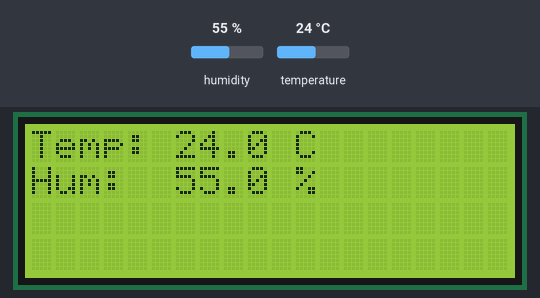
Bench run of a sketch on a simulated Arduino Uno, built with avr-gcc and run on an emulated ATmega328P. On the bench: 20×4 character LCD. The test bench sets the inputs (shaded band); at power-on: humidity 55 %, temperature 24 °C. What the sketch prints to the serial monitor is not drawn.

Above: at 2.6 s.
2.7 s: humidity set to 22 %
At 6.5 s:
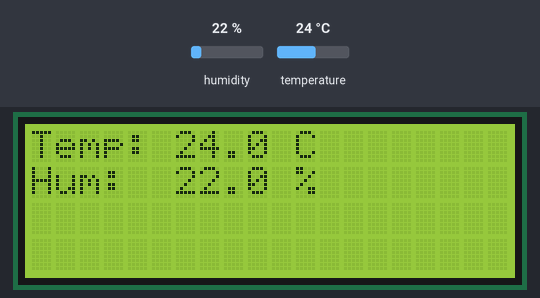
7.5 s: temperature set to 12 °C
At 10.8 s:
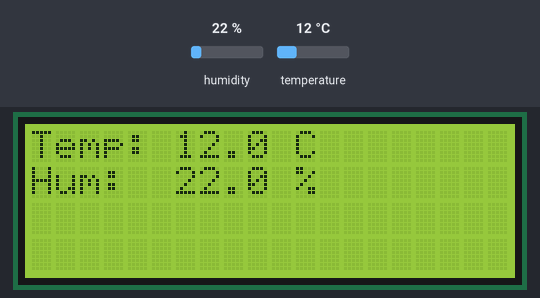
11.5 s: humidity set to 40 %
At 15.0 s:
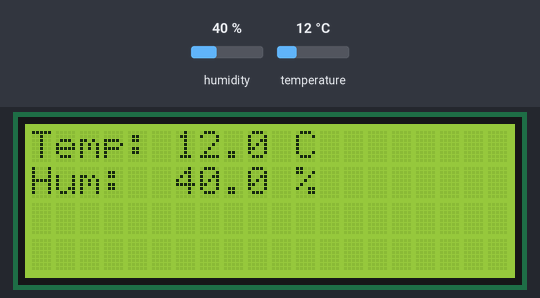
15.5 s: temperature set to 19 °C
Timing chart, 0 to 18.5 s (numbered marks = the images above; inputs shaded):
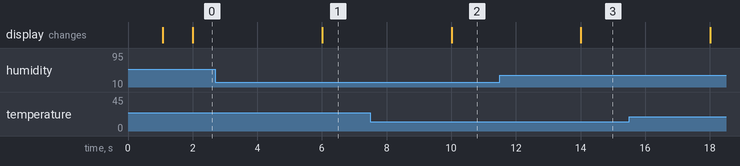

The sketch:

main.ino
```cpp
/*
 * Arduino Sensor Knoten (DHT22 + LCD)
 * -----------------------------------
 * Liest Temperatur und Luftfeuchtigkeit von einem DHT22 Sensor und zeigt den Status auf einem 20x4 LCD an.
 * Sendet Daten via Serial an einen Raspberry Pi und empfängt Display-Nachrichten.
 *
 * Hardware Verbindungen:
 * - LCD (4-bit Modus):
 *   - RS -> Pin 12
 *   - E  -> Pin 11
 *   - D4 -> Pin 5
 *   - D5 -> Pin 4
 *   - D6 -> Pin 3
 *   - D7 -> Pin 2
 *   - VSS-> GND, VDD-> 5V, V0-> Potentiometer (Kontrast), RW-> GND, A-> 5V, K-> GND
 *
 * - DHT22 Sensor:
 *   - Data -> Pin 6  ( GEÄNDERT von Pin 2 wegen Konflikt mit LCD D7 )
 *   - VCC  -> 5V
 *   - GND  -> GND
 *
 * Kommunikation:
 * - Baudrate: 115200
 * - TX: {"temp": 21.5, "hum": 45.2}
 * - RX: {"msg": "Regelung Aktiv"} -> Zeigt Nachricht auf LCD Zeile 4
 */

#include <LiquidCrystal.h>
#include <DHT.h>

// --- Pin Definitionen ---
// LCD Pins: RS, E, D4, D5, D6, D7
const int PIN_LCD_RS = 12;
const int PIN_LCD_E  = 11;
const int PIN_LCD_D4 = 5;
const int PIN_LCD_D5 = 4;
const int PIN_LCD_D6 = 3;
const int PIN_LCD_D7 = 2;

// DHT Sensor
const int PIN_DHT = 6;     // Verbunden mit Pin 6 um Konflikt mit LCD zu vermeiden
#define DHTTYPE DHT22

// --- Objekte ---
LiquidCrystal lcd(PIN_LCD_RS, PIN_LCD_E, PIN_LCD_D4, PIN_LCD_D5, PIN_LCD_D6, PIN_LCD_D7);
DHT dht(PIN_DHT, DHTTYPE);

// --- Globale Variablen ---
unsigned long lastReadTime = 0;
const long READ_INTERVAL = 2000; // Lese Sensor alle 2 Sekunden

void setup() {
  // Initialize Serial
  Serial.begin(115200);

  // Initialize LCD
  lcd.begin(20, 4);
  lcd.setCursor(0, 0);
  lcd.print("Raumautomation");
  lcd.setCursor(0, 1);
  lcd.print("Init Sensor...");

  // Initialize DHT
  dht.begin();

  delay(1000);
  lcd.clear();
  lcd.setCursor(0, 0);
  lcd.print("Temp: --.- C");
  lcd.setCursor(0, 1);
  lcd.print("Hum:  --.- %");
}

void loop() {
  unsigned long currentMillis = millis();

  // 1. Lese Sensor periodisch
  if (currentMillis - lastReadTime >= READ_INTERVAL) {
    lastReadTime = currentMillis;

    float h = dht.readHumidity();
    float t = dht.readTemperature();

    // Prüfe ob Lesen fehlgeschlagen ist
    if (isnan(h) || isnan(t)) {
      Serial.println(F("{\"error\": \"Failed to read from DHT sensor!\"}"));
      lcd.setCursor(6, 0); lcd.print("Err ");
      lcd.setCursor(6, 1); lcd.print("Err ");
    } else {
      // Send JSON to Serial
      Serial.print("{\"temp\": ");
      Serial.print(t, 1);
      Serial.print(", \"hum\": ");
      Serial.print(h, 1);
      Serial.println("}");

      // Aktualisiere Lokales Display (Reihen 0 und 1)
      lcd.setCursor(6, 0);
      lcd.print(t, 1); lcd.print(" C");
      lcd.setCursor(6, 1);
      lcd.print(h, 1); lcd.print(" %");
    }
  }

  // 2. Auf Serial Befehle horchen
  if (Serial.available() > 0) {
    String inputString = Serial.readStringUntil('\n');
    inputString.trim();

    // Prüfe auf {"msg": "..."}
    // Einfaches eigenes Parsing
    int keyIndex = inputString.indexOf("\"msg\"");
    if (keyIndex != -1) {
      int colonIndex = inputString.indexOf(':', keyIndex);
      if (colonIndex != -1) {
        // Find start quote of value
        int startQuote = inputString.indexOf('"', colonIndex);
        if (startQuote != -1) {
          int endQuote = inputString.indexOf('"', startQuote + 1);
          if (endQuote != -1) {
            String msg = inputString.substring(startQuote + 1, endQuote);

            // Zeige auf Zeile 4 (Reihe 3 0-indiziert)
            // Erst Zeile leeren
            lcd.setCursor(0, 3);
            lcd.print("                    ");
            lcd.setCursor(0, 3);
            lcd.print(msg);
          }
        }
      }
    }
  }
}
```

Measured:
- after the input at 2.7 s, the display: changes after 3.3 s (image 1)
- after the input at 7.5 s, the display: changes after 2.5 s (image 2)
- after the input at 11.5 s, the display: changes after 2.5 s (image 3)
